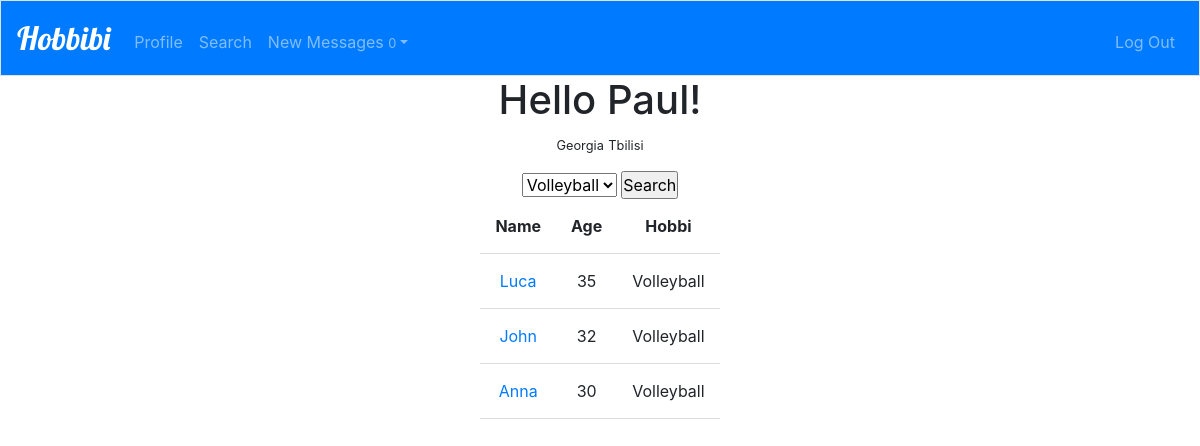
The page /search (signed in) on the database its author committed.
### hobbibi/models.py (models this page shows, shortened)
class User(AbstractUser):
    pass
    country = models.CharField(max_length=64, default='G')
    city = models.CharField(max_length=64, default='Tbilisi')
    age = models.IntegerField(default=30)

class Hobbies(models.Model):
    user = models.ForeignKey(User, on_delete=models.CASCADE)
    hobbi = models.ForeignKey(Hobbi, on_delete=models.CASCADE)
    def __str__(self):
        return f"{self.hobbi}"

class Hobbi(models.Model):
    name = models.CharField(max_length=64)
    def __str__(self):
        return f"{self.name}"

### hobbibi/views.py (the view)
# urls.py: path('search', views.search, name='search'),
@login_required
@csrf_exempt
def search(request):
    h = Hobbies.objects.filter(user=request.user.id)
    d=[]
    for hobbi in h:
        d.append(hobbi)
    hobbies = Hobbi.objects.filter(name__in=d)
    user = User.objects.get(username=request.user.username)
    users = User.objects.filter(city=user.city, country=user.country)
    matchs = Hobbies.objects.select_related('user').filter(hobbi__in=hobbies, user__in=users).exclude(user=request.user.id).order_by("user")
    if request.method == "POST":
        data = json.loads(request.body)
        h = Hobbi.objects.get(name=data["hobbi"])
        matchs = Hobbies.objects.select_related('user').filter(hobbi=h.id, user__in=users).exclude(user=request.user.id).order_by("user")
        return JsonResponse([match.serialize() for match in matchs], safe=False)
    else:
        u = User.objects.get(id=request.user.id)
        us = Message.objects.filter(recipient=u, read=False).values("sender").distinct()
        new_msg  = User.objects.filter(id__in=us)
        count = Message.objects.filter(recipient=u, read=False).count()
        return render(request, 'hobbibi/search.html', {"matchs": matchs, "hobbies": hobbies, "count": count, "new_msg": new_msg })

### hobbibi/templates/hobbibi/search.html (shortened to what this page needs)
{% extends "hobbibi/layout.html" %}
{% load static %}
{% block body %}
<div class="center">
    <h1>Hello {{request.user.username}}!</h1>
    <small>{{ user.country}}</small>
    <small>{{user.city}}</small>
    <form id="form">
    <select name="hobbi" id="hobbi">
        {% for h in hobbies %}
            <option value="{{h}}">{{h}}</option>
        {% endfor %}
    </select>
    <input type="submit" value="Search">
</form>
</div>
<div id="table">
    <table id="main">
        <thead class="thead">
            <th>Name</th>
            <th>Age</th>
            <th>Hobbi</th>
        </thead>
        {% for match in matchs %}
        <tbody>
            <td ><a class="link" href="{% url 'profile' match.user %}">{{match.user}}</a></td>
            <td >{{match.user.age}}</td>
            <td >{{match.hobbi}}</td>
        </tbody>
        {% endfor %}
        </table>
    </div>
{% endblock %}

### hobbibi/static/hobbibi/style.css (style rules this page uses)
* { margin: 0; padding: 0; }
body { text-align: center; }
form { margin-top: 15px; text-align: center; }
h1, h2 { text-align: center; }
#table { display: flex; text-align: center; justify-content: center; }
td, th { border-bottom: 1px solid #ddd; padding: 15px; }
.center { text-align: center; }

### rows shown on the page
User: user.username "Paul", country "Georgia", city "Tbilisi"
Hobbies: user "Luca", user.age "35", hobbi "Volleyball"
Hobbies: user "John", user.age "32", hobbi "Volleyball"
Hobbies: user "Anna", user.age "30", hobbi "Volleyball"

### other values the page prints
{{ count }} "0"
form field hobbi "Volleyball"
